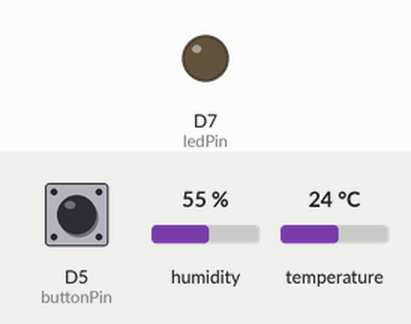
This sketch was run on a simulated ESP8266 (NodeMCU). Parts: output pins drawn as LEDs (lit = HIGH). The inputs (shaded band) are chosen by the test bench; at power-on: D5 (buttonPin) LOW, humidity 55 %, temperature 24 °C. WiFi joins after 1.5 s; servers stay silent unless stated; no MQTT or app messages arrive unless stated; what the sketch prints to the serial monitor is not drawn.

Above: at 2.3 s.
2.4 s: D5 (buttonPin) pulled HIGH for 0.15 s
At 2.61 s:
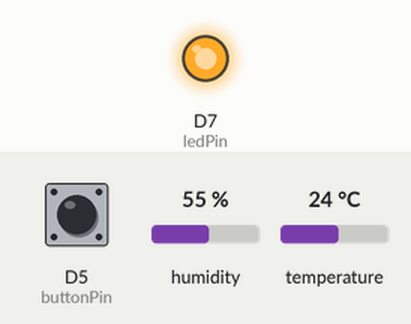
Timing chart, 0 to 14.2 s (numbered marks = the images above; inputs shaded):
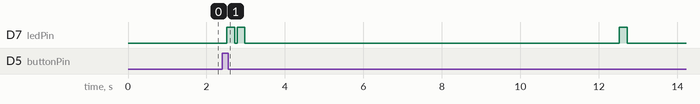

The sketch:

fsm-debounce.ino
```cpp
#include <DHT.h>
#include "fsm_config.h"
#include <ESP8266WiFi.h>
#include <PubSubClient.h>

// Update these with values suitable for your network.

const char* ssid = "AndroidAP";
const char* password = "numero@1616";
const char* mqtt_server = "things.ubidots.com";
const int buttonPin = D5;    // definicao do pino utilizado pelo botao
const int ledPin = D7;

WiFiClient espClient;
PubSubClient client(espClient);

int i = 0;
long lastMsg = 0;
char msg[50];
int value = 0;
int buttonState = LOW;             // armazena a leitura atual do botao
int lastButtonState = LOW;         // armazena a leitura anterior do botao
unsigned long lastDebounceTime = 0;  // armazena a ultima vez que a leitura da entrada variou
unsigned long debounceDelay = 50;    // tempo utilizado para implementar o debounce
unsigned long previusTime = millis();
unsigned char counter = 0;
unsigned int interval=100;

//Constants
#define DHTPIN D3     // what pin we're connected to
#define DHTTYPE DHT22   // DHT 22  (AM2302)
DHT dht(DHTPIN, DHTTYPE); //// Initialize DHT sensor for normal 16mhz Arduino

//Variables
int chk;
float hum;  //Stores humidity value
float temp; //Stores temperature value
int x;

void sendTempHumi(){
  hum = dht.readHumidity();
  temp = dht.readTemperature();

  Serial.print("Humidity: ");
  Serial.print(hum);
  Serial.print(" %, Temp: ");
  Serial.print(temp);
  Serial.println(" Celsius");
  String jsonHum = String("{\"value\":");
  String jsonTemp = String("{\"value\":");

  jsonHum.concat(hum);
  jsonHum.concat("}");
  jsonTemp.concat(temp);
  jsonTemp.concat("}");

  char humm[50];
  jsonHum.toCharArray(humm, 50);
  char tempp[50];
  jsonTemp.toCharArray(tempp, 50);

  if (client.connect("ESP8266Client","A1E-Gl69HF0deyOv90xCmk1jffsJ7Ujk4U","")) {
      delay(10);
      Serial.println("connected");
      client.publish("/v1.6/devices/hardware/temp", tempp);
      client.publish("/v1.6/devices/hardware/hum", humm);
      ledpisca();
}
}

void ledpisca(){
  digitalWrite(ledPin, HIGH);
  delay(200);
  digitalWrite(ledPin, LOW);
}

boolean read_button() {
  int reading = digitalRead(buttonPin);

  if (reading != lastButtonState) {
    lastDebounceTime = millis();
  }

  lastButtonState = reading;

  if ((millis() - lastDebounceTime) > debounceDelay) {
    if (reading != buttonState) {
      buttonState = reading;
      if (buttonState == HIGH) {
        return true;
      }
    }
  }
  return false;
}

// definicao das funcoes relativas a cada estado
event connectWifi_state(void) {
    delay(10);
  // We start by connecting to a WiFi network
  Serial.println();
  Serial.print("Connecting to ");
  Serial.println(ssid);

  WiFi.begin(ssid, password);

  while (WiFi.status() != WL_CONNECTED) {
    delay(500);
    Serial.print(".");
  }
  Serial.println("");
  Serial.println("WiFi connected");
  Serial.println("IP address: ");
  Serial.println(WiFi.localIP());
  return wifiIsConnected;
}

event connectServer_state(void) {
  Serial.print("Attempting MQTT connection...");
  if (client.connect("ESP8266Client","A1E-Gl69HF0deyOv90xCmk1jffsJ7Ujk4U","")) {
      delay(10);
      Serial.println("connected");
      return serverIsConnected;
    } else {
      Serial.print("failed, rc=");
      Serial.print(client.state());
      Serial.println(" try again in 5 seconds");
      // Wait 5 seconds before retrying
      delay(5000);
      return reconnectServer;
    }
}

event waitEvent_state(void) {

   if (read_button()){

      previusTime = millis();
      return btn_pressed;
    }else if ((millis() - previusTime) > 10000 ){

      previusTime = millis();
      return time10;
      }
    return backToWaitEvent;
}

event sendTempHumiTime_state(void) {
  Serial.println("Send temp/Hum time");
  sendTempHumi();
  if ( WiFi.status() != WL_CONNECTED) {
    return reconnectWifi;
  } else if(!client.connected()){
    return reconnectServer;
  }
  return backToWaitEvent;
}

event sendTempHumiBtn_state(void) {
  Serial.println("Send temp/Hum button");
  sendTempHumi();
  if (client.connect("ESP8266Client","A1E-Gl69HF0deyOv90xCmk1jffsJ7Ujk4U","")) {
      delay(10);

      client.publish("/v1.6/devices/hardware/button", "{\"value\": 1}");
      ledpisca();

  }

    if ( WiFi.status() != WL_CONNECTED) {
    return reconnectWifi;
  } else if(!client.connected()){
    return reconnectServer;
  }
  return backToWaitEvent;
}

// variaveis que armazenam estado atual, evento atual e funcao de tratamento do estado atual
state cur_state = ENTRY_STATE;
event cur_evt;
event (* cur_state_function)(void);

// implementacao de funcoes auxiliares

void setup() {
  Serial.begin(115200);
  dht.begin();
  pinMode(buttonPin, INPUT);
  pinMode(ledPin, OUTPUT);
  client.setServer(mqtt_server, 1883);
}

void loop() {

  cur_state_function = state_functions[cur_state];
  cur_evt = (event) cur_state_function();
  /*if (EXIT_STATE == cur_state)
    return;*/
  cur_state = lookup_transitions(cur_state, cur_evt);

}
```

fsm_config.h
```cpp
#define NUM_STATES 5 // Numero de estados da maquina.
#define NUM_EVENTS 7 // Numero de eventos da maquina.

// definicao dos possiveis eventos gerados pelos estados da FSM
typedef enum event_ {btn_pressed, time10, wifiIsConnected, serverIsConnected, reconnectWifi, reconnectServer, backToWaitEvent} event; // Typedef: criando e definindo um novo tipo. Enum: btn_pressed: valor 0 e repeat: valor 1. (Eventos dos estados da maquina)

// definicao das funcoes que implementam o comportamento de cada estado
event connectWifi_state(void);
event connectServer_state(void);
event waitEvent_state(void); // Termino da maquina de estado. Nao vai ser utilizado (maquina em loop).
event sendTempHumiTime_state(void);
event sendTempHumiBtn_state(void);

// array de ponteiros para as funcoes dos estados
event (* state_functions[])(void) = {connectWifi_state, connectServer_state, waitEvent_state, sendTempHumiTime_state, sendTempHumiBtn_state}; // Estrutura ninja. Ponteiro para funcao. Armazenamento da funcao em endereco de memoria. Array para buscar funcoes na memoria.
// definicao dos nomes dos estados
typedef enum state_ {connectWifi, connectServerUbi, waitEvent, sendTempHumiTime, sendTempHumiBtn} state; // off: valor 0, on: valor 1 e end: valor 2.

// estrutura que define as transicoes dos estados
state state_transitions[NUM_STATES][NUM_EVENTS] = {{connectWifi, connectWifi, connectServerUbi, connectWifi, connectWifi, connectWifi, connectWifi}, // Implementar transicoes entre estados. Matriz Estados X Eventos.
                                                   {connectServerUbi, connectServerUbi, connectServerUbi, waitEvent, connectServerUbi, connectServerUbi, connectServerUbi},//
                                                   {sendTempHumiBtn, sendTempHumiTime, waitEvent, waitEvent, waitEvent, waitEvent, waitEvent},
                                                   {sendTempHumiTime, sendTempHumiTime, sendTempHumiTime, sendTempHumiTime, connectWifi, connectServerUbi, waitEvent},
                                                   {sendTempHumiBtn,sendTempHumiBtn, sendTempHumiBtn, sendTempHumiBtn, connectWifi, connectServerUbi, waitEvent}
                                                   };
// definicao dos estados inicial e final
#define EXIT_STATE connectWifi //trocar caso for ter um estado de saida
#define ENTRY_STATE connectWifi

// funcao que implementa a transicao de estados.
state lookup_transitions(state cur_state, event cur_evt) { // Mapeamento da Matriz Estados X Eventos.
  return state_transitions[cur_state][cur_evt];
}
```
